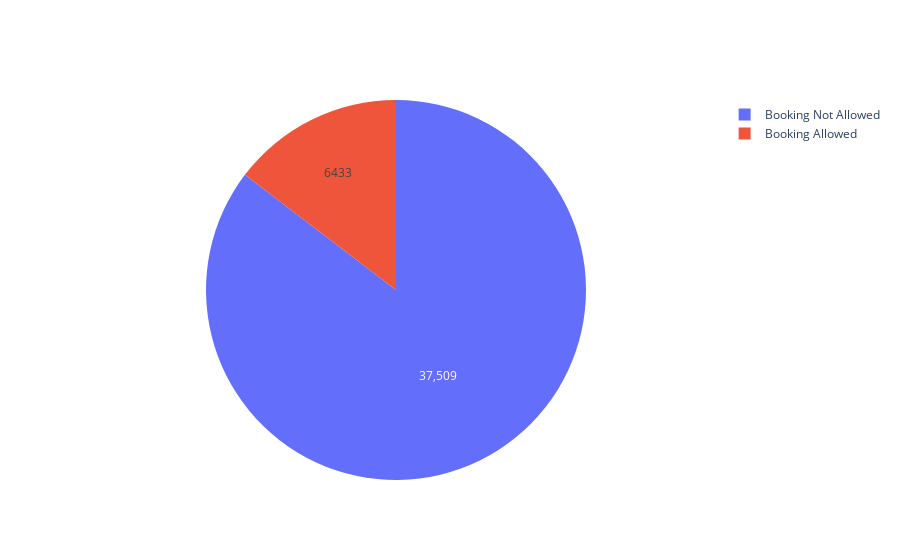

This figure's notebook cell:
### Code cell
trace = go.Pie(values = table_book_stats, labels = ['Booking Not Allowed ', 'Booking Allowed'], hoverinfo = 'label+percent', textinfo = 'value')
iplot([trace])

### Figure 1 — Plotly figure (JSON) as saved in the notebook; plotly's stock layout.template omitted (floating-point values rounded to 4 significant figures)
{"data": [{"hoverinfo": "label+percent", "labels": ["Booking Not Allowed ", "Booking Allowed"], "textinfo": "value", "type": "pie", "values": [37509, 6433]}], "layout": {}}
